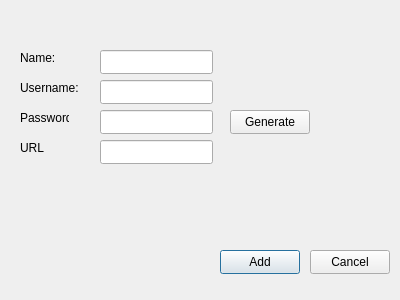
<?xml version="1.0" encoding="UTF-8"?>
<ui version="4.0">
 <class>EntryDialog</class>
 <widget class="QDialog" name="EntryDialog">
  <property name="geometry">
   <rect>
    <x>0</x>
    <y>0</y>
    <width>400</width>
    <height>300</height>
   </rect>
  </property>
  <property name="windowTitle">
   <string>Dialog</string>
  </property>
  <widget class="QLineEdit" name="leName">
   <property name="geometry">
    <rect>
     <x>100</x>
     <y>50</y>
     <width>113</width>
     <height>24</height>
    </rect>
   </property>
  </widget>
  <widget class="QLineEdit" name="leUsername">
   <property name="geometry">
    <rect>
     <x>100</x>
     <y>80</y>
     <width>113</width>
     <height>24</height>
    </rect>
   </property>
  </widget>
  <widget class="QLineEdit" name="lePassword">
   <property name="geometry">
    <rect>
     <x>100</x>
     <y>110</y>
     <width>113</width>
     <height>24</height>
    </rect>
   </property>
  </widget>
  <widget class="QLineEdit" name="leUrl">
   <property name="geometry">
    <rect>
     <x>100</x>
     <y>140</y>
     <width>113</width>
     <height>24</height>
    </rect>
   </property>
  </widget>
  <widget class="QLabel" name="lblName">
   <property name="geometry">
    <rect>
     <x>20</x>
     <y>50</y>
     <width>49</width>
     <height>16</height>
    </rect>
   </property>
   <property name="text">
    <string>Name:</string>
   </property>
  </widget>
  <widget class="QLabel" name="lblUsername">
   <property name="geometry">
    <rect>
     <x>20</x>
     <y>80</y>
     <width>61</width>
     <height>16</height>
    </rect>
   </property>
   <property name="text">
    <string>Username:</string>
   </property>
  </widget>
  <widget class="QLabel" name="lblPassword">
   <property name="geometry">
    <rect>
     <x>20</x>
     <y>110</y>
     <width>49</width>
     <height>16</height>
    </rect>
   </property>
   <property name="text">
    <string>Password</string>
   </property>
  </widget>
  <widget class="QLabel" name="lblUrl">
   <property name="geometry">
    <rect>
     <x>20</x>
     <y>140</y>
     <width>49</width>
     <height>16</height>
    </rect>
   </property>
   <property name="text">
    <string>URL</string>
   </property>
  </widget>
  <widget class="QPushButton" name="btnAdd">
   <property name="geometry">
    <rect>
     <x>220</x>
     <y>250</y>
     <width>80</width>
     <height>24</height>
    </rect>
   </property>
   <property name="text">
    <string>Add</string>
   </property>
  </widget>
  <widget class="QPushButton" name="btnCancel">
   <property name="geometry">
    <rect>
     <x>310</x>
     <y>250</y>
     <width>80</width>
     <height>24</height>
    </rect>
   </property>
   <property name="text">
    <string>Cancel</string>
   </property>
  </widget>
  <widget class="QPushButton" name="btnGeneratePass">
   <property name="geometry">
    <rect>
     <x>230</x>
     <y>110</y>
     <width>80</width>
     <height>24</height>
    </rect>
   </property>
   <property name="text">
    <string>Generate</string>
   </property>
  </widget>
 </widget>
 <resources/>
 <connections/>
</ui>
